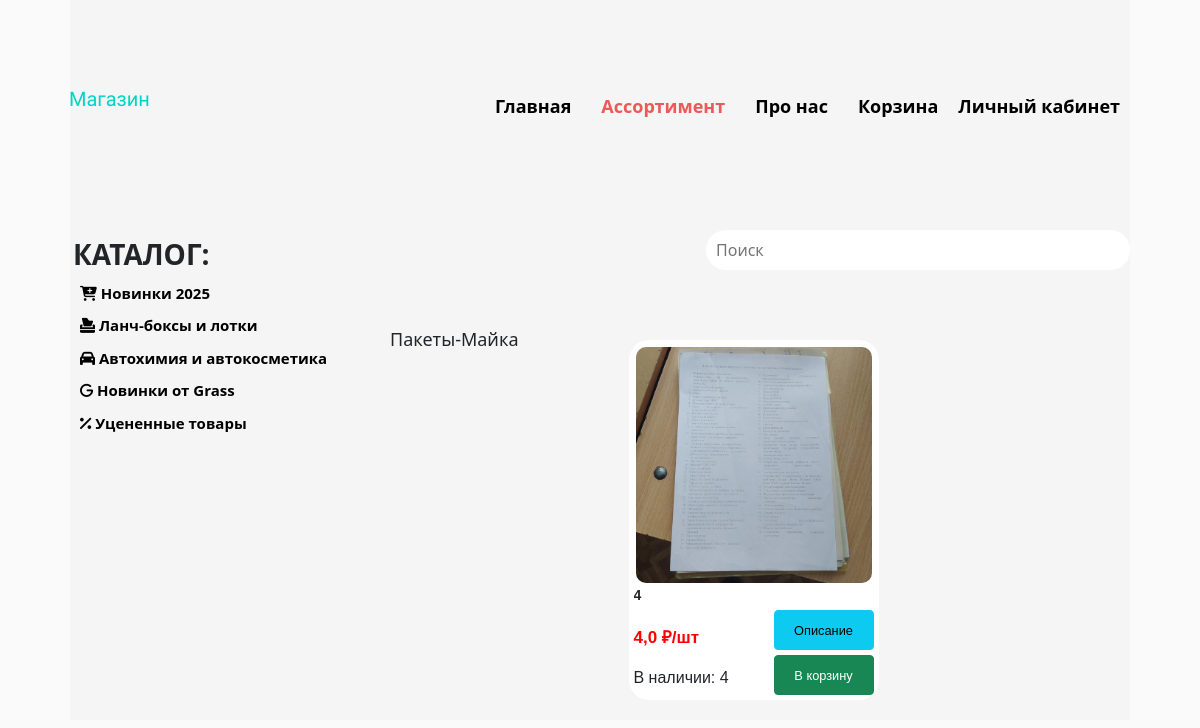
Page /assortment/?category=Пакеты-Майка on the earlier database version.
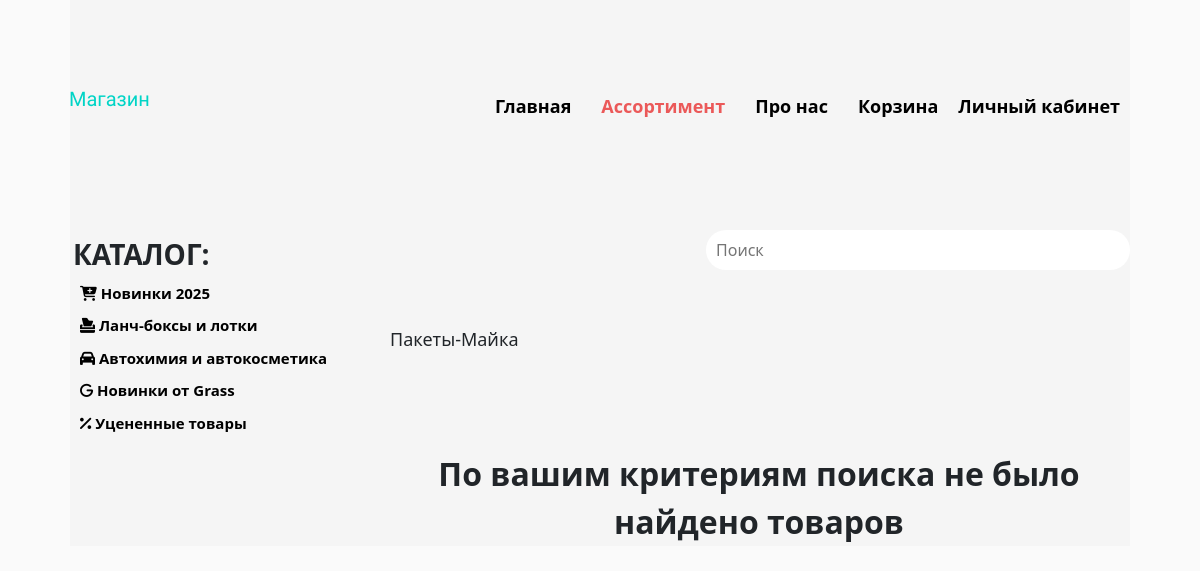
Same page on the later database version.
### news/models.py (models this page shows, shortened)
class Products(models.Model):
    title = models.CharField('Название товара', max_length=300)
    price = models.FloatField('Цена товара')
    additional_info = models.TextField('Описание товара')
    image = models.ImageField('Картинка', upload_to='images')
    quantity = models.IntegerField('Штук в наличии')
    category = models.CharField('Категория', max_length=100)
    class Meta:
        verbose_name = 'Товар'
        verbose_name_plural = 'Товары'

### base/views.py (the view, shortened to what this page needs)
# urls.py: path('assortment/', views.assortment, name='assortment'),
def assortment(request):
    request.session['button_active'] = 'assortment'
    if 'search' in request.GET:
        query = request.GET['search']
        category = f'Результат запроса: "{query}"'
        base = Products.objects.filter(~Q(quantity=0))
        response = search_strings(request.GET.get('search').split(), ['title', 'additional_info', 'category'], base)
        flag = 'true'
        products = response.copy()
        products_all = response.copy()
    else:
        category = request.GET.get("category", "Новинки 2025")
        products_all = Products.objects.all()
        products = []
        for product in products_all:
            if (category.strip() in product.category.split("-=-")) or category == 'Все товары':
                products.append(product)
        flag = 'false'
    products_ = list(Basket.objects.filter(username=request.user.username))
    products_itog = []  # id товаров из корзины
    all_quantity = len(products_itog)
    for el in products_all:
        if el.id in products_itog:
            item = Basket.objects.filter(id_product=el.id, username=request.user.username)[0]
            el.quantity_basket = item.quantity
        else:
            el.quantity_basket = 0
    return render(request, 'base/as3.html', {'all_q': all_quantity, 'flag': flag, 'products': products, 'category': category, 'products_itog': products_itog, 'categories': get_categories(),'active_b': 'assortment'})

### base/views.py (called while the page is built)
def get_categories():
    categories = Categories.objects.all()
    category_dct = dict()
    for elements in categories:
        category_dct[elements.parent_category] = category_dct.get(elements.parent_category, {'image': elements.image, 'categories_list': []})
        if isinstance(category_dct[elements.parent_category], dict):
            category_dct[elements.parent_category]['categories_list'].append(elements)
    return category_dct

### base/templates/base/as3.html (shortened to what this page needs)
{% extends 'base/layout.html' %}
{% load static %}
{% block content %}
    <div class="shapka" style="display: flex;">
        <div class="mobilebtn" id="mobilebtn">
            <div class="but_mobile" id="but_mobile">
                <div class="pad" id="pad">
                    <div class="pad_text">
                        <h3 class="navig">КАТАЛОГ:</h3>
                        <ul class="category" id="main-list">
                            <li><a href="{% url 'assortment' %}?category=Новинки 2025"><i class="fa-solid fa-cart-plus"></i> Новинки 2025</a></li>
                            <li><a href="{% url 'assortment' %}?category=Ланч-боксы и лотки"><i class="fa-solid fa-box-tissue"></i> Ланч-боксы и лотки</a></li>
                            <li><a href="{% url 'assortment' %}?category=Автохимия и автокосметика"><i class="fa-solid fa-car"></i> Автохимия и автокосметика</a></li>
                            <li><a href="{% url 'assortment' %}?category=Новинки от Grass"><i class="fa-solid fa-g"></i> Новинки от Grass</a></li>
                            <li><a href="{% url 'assortment' %}?category=Уцененные товары"><i class="fa-solid fa-percent"></i> Уцененные товары</a></li>
                        </ul>
                    </div>
                </div>
            </div>
            <h3 class="active_category" id="active_category">{{ category }}</h3>
        </div>
        <form action="" method="GET" class="search_container">
                <input class="search__input" type="search" name="search" placeholder="Поиск">
        </form>
    </div>
    {% if products|length %}
    <div class="abs" id="abs">
        {% for el in products %}
                {% if el.quantity > 0 %}
                    <div class="assortment">
                        <img class="img-main" src="{{MEDIA_URL}}{{el.image}}" onclick="openImage('/media/{{el.image}}')">
                            <div class="text_block">
                                <div class="button_asort" style="">
                                    <button class="btn btn-info" id="info" onclick="openDialog('{{ el.id }}')">
                                        <span class="text_about1">Описание</span>
                                    </button>
                                    {% if not request.user.is_authenticated %}
                                        <a href="{% url 'register' %}"><button class="btn btn-success">
                                            <span class="text_in1">В корзину</span>
                                        </button></a>
                                    {% endif %}
                                </div>
                                <div class="text_info">
                                    <h3 class='title_desktop' style="">{{ el.title }}</h3><br>
                                    <h4 class="price">{{ el.price }} ₽/шт</h4>
                                    <h5 class="nail_desktop">В наличии: {{ el.quantity }}</h5>
                                </div>
                        </div>
                    </div>
                {% endif %}
	    {% endfor %}
    </div>
    {% else %}
    <p class="none">По вашим критериям поиска не было найдено товаров</p>
    {% endif %}
{% endblock %}

Differences in the rows shown:
removed Products: image (picture), title "4", price "4,0", quantity "4"
Other differences:
text now shown: "По вашим критериям поиска не было найдено товаров"
